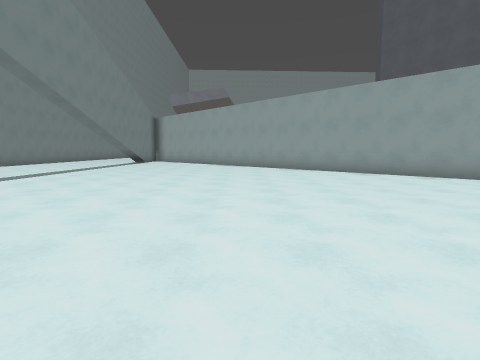
view 1 (above)

24 first-person views from a walk through a level from a Godot 3-D game. The camera is 1.4 m above the floor, tilts 6° down and sees 80° across. The floor is counted in squares, 1.8 m on a side. Each view is taken from the middle of a square. On the plan, view 1 faces up. The plan holds only what a view shows up to about 10 squares ahead; the rest is blank. The place goes on beyond the plan. Some surface patterns are stand-ins.

view 2
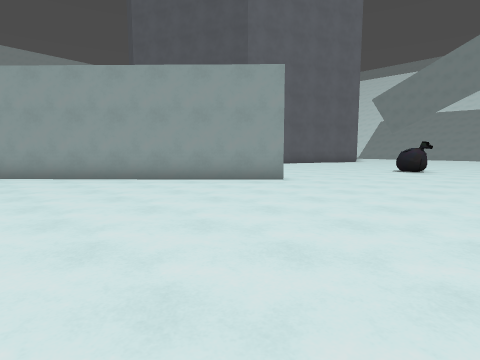

view 3
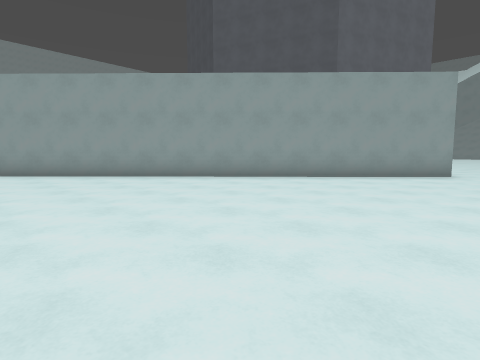

view 4
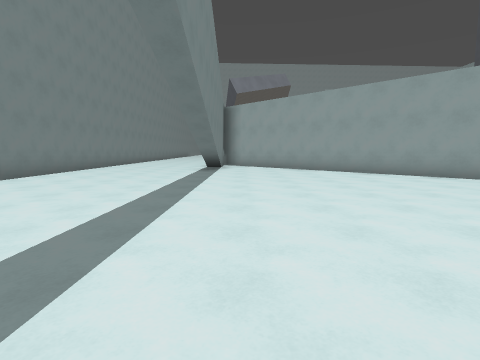

view 5
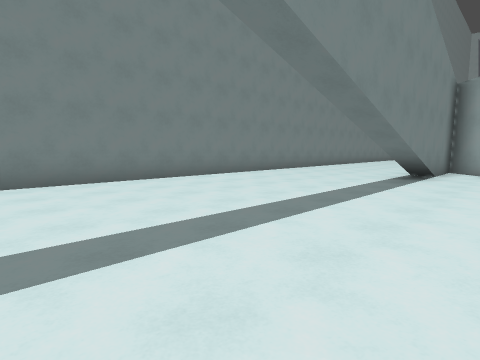

view 6
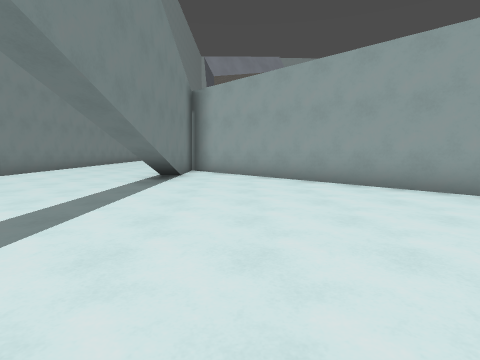

view 7
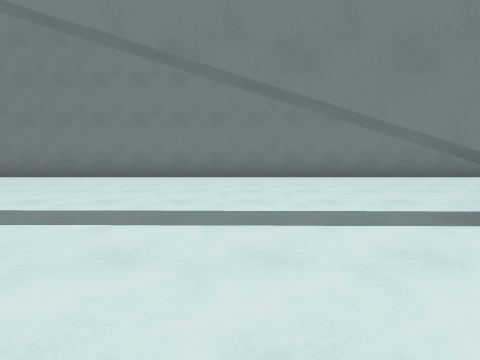

view 8
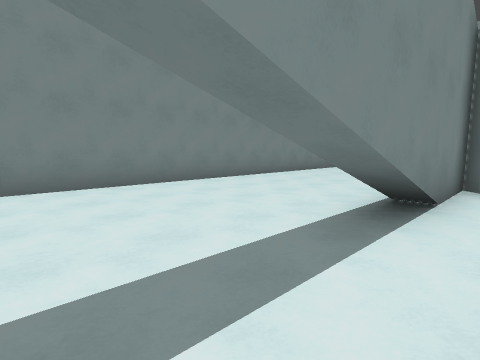

view 9
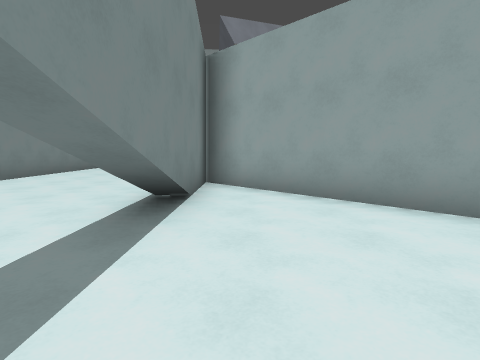

view 10
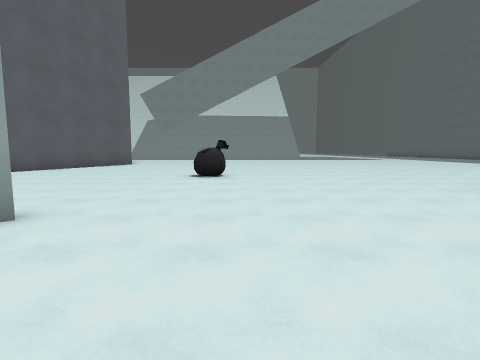

view 11
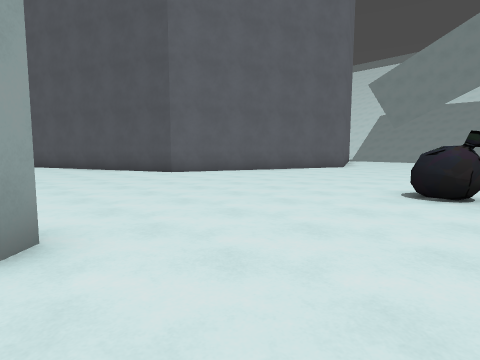

view 12
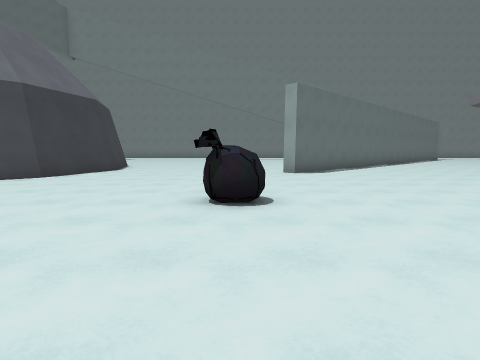

view 13
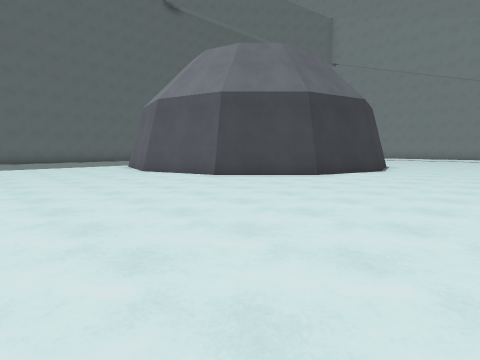

view 14
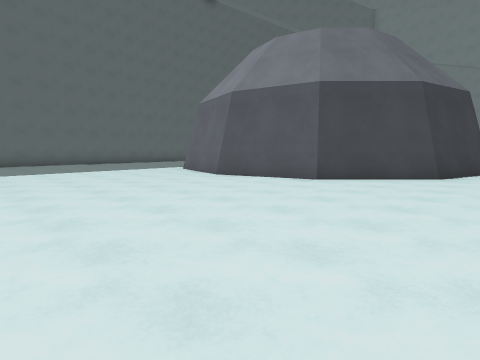

view 15
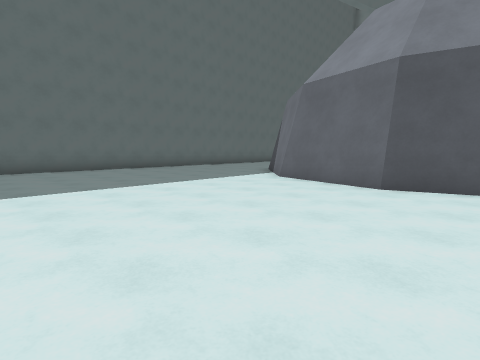

view 16
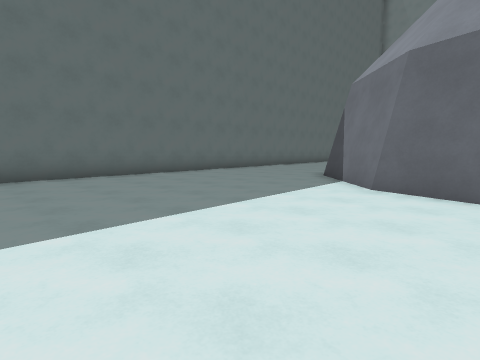

view 17
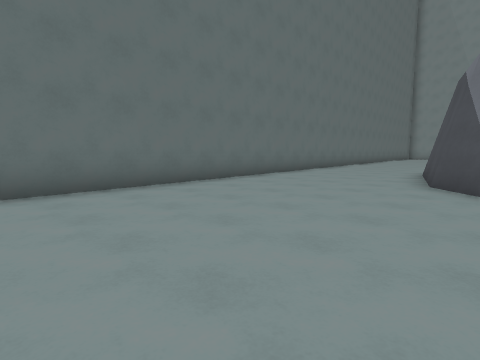

view 18
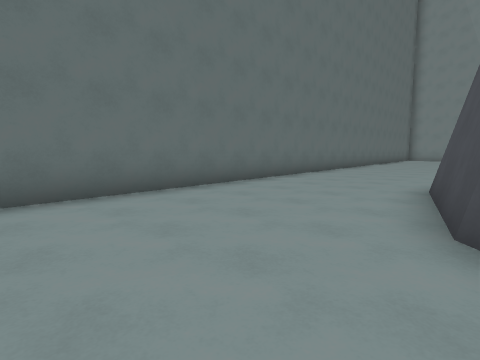

view 19
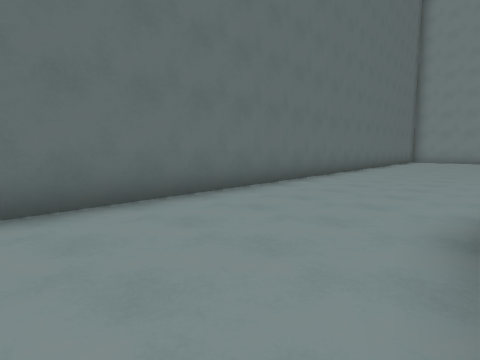

view 20
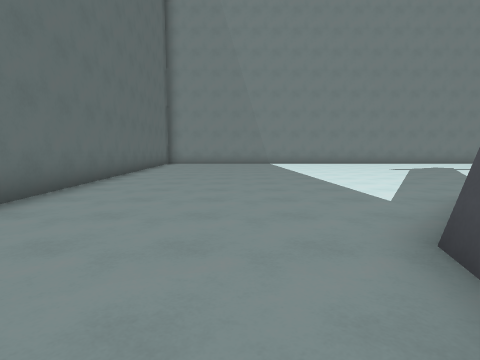

view 21
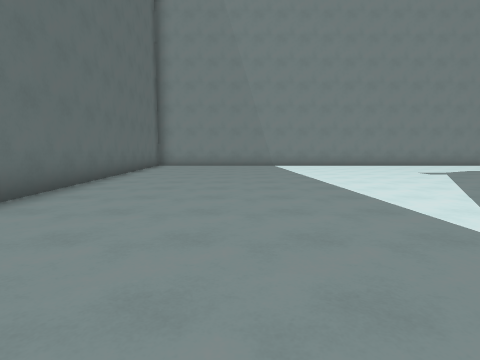

view 22
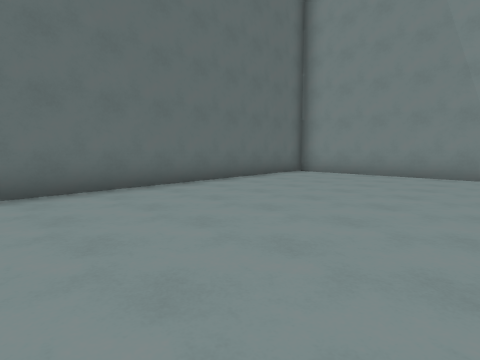

view 23
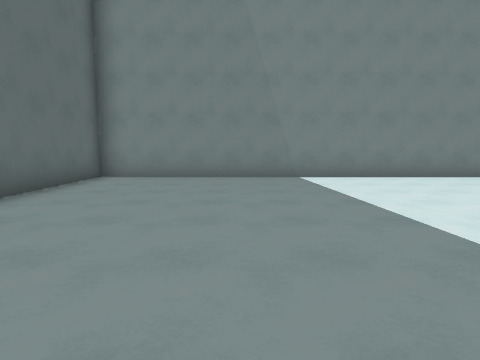

view 24
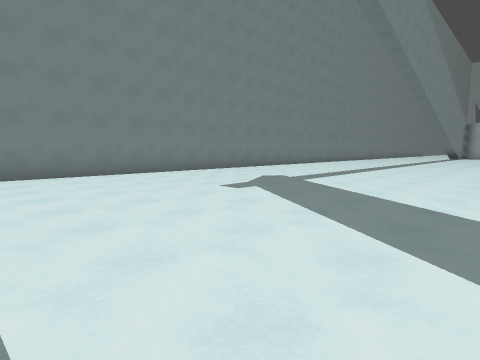

### Floor plan
Points are (right, up) in squares from view 1. A wall is a line through its corners. A room is listed if a view was taken in it or the views show most of it. See-through windows are left out.
Room 1 (views 1, 2, 3, 4, 5, 6, 7, 8, 9, 10, 11, 12, 13, 14, 15, 16, 17, 18, 19, 20, 21, 22, 23, 24)
walls: (6.1, 0) (8.9, -0.8) (11.1, -3) (11.9, -5.9) (11.1, -9.1) (8.9, -11.3) (5.8, -12.1); (6.9, 7.4) (7.5, 6.8) (7.1, 6.5) (-5.8, 19.9) (-5.8, 14.7); (3.3, -11.5) (2.7, -11.3); (-11.4, -5.9) (-11.4, -17.1) (17.1, -15.6); (-11.4, 20.5) (-11.4, 5.9)
objects: bag (12, 5) to (13, 5)

Where each view was taken, in squares from view 1:
view 1: 0 up, 0 right, facing up
view 2: 2 up, 1 right, facing up-right
view 3: 5 up, 3 left, facing up-right
view 4: 5 up, 5 left, facing up
view 5: 8 up, 4 left, facing up-left
view 6: 9 up, 4 left, facing up
view 7: 13 up, 3 left, facing left
view 8: 13 up, 5 left, facing up-left
view 9: 13 up, 5 left, facing up
view 10: 4 up, 4 right, facing right
view 11: 4 up, 7 right, facing up-right
view 12: 5 up, 17 right, facing left
view 13: 4 up, 17 right, facing down-left
view 14: 1 up, 18 right, facing down-left
view 15: 4 down, 18 right, facing down-left
view 16: 7 down, 17 right, facing down-left
view 17: 10 down, 16 right, facing down-left
view 18: 11 down, 12 right, facing down-left
view 19: 12 down, 9 right, facing down-left
view 20: 13 down, 5 right, facing left
view 21: 13 down, 3 right, facing left
view 22: 11 down, 2 left, facing down-left
view 23: 13 down, 3 left, facing left
view 24: 11 down, 2 left, facing up-left
